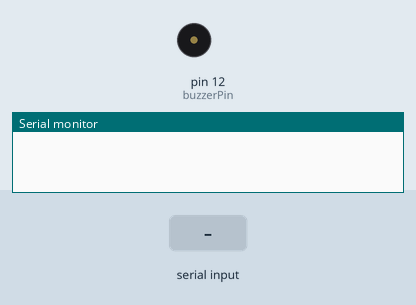
A sketch run on a simulated Arduino Uno, built with avr-gcc and run on an emulated ATmega328P. Shown: buzzer (waves = sounding), the last lines printed to the serial monitor. The inputs (shaded band) are chosen by the test bench.

Above: at 1.2 s.
1.3 s: "1\n" received over Serial
At 2.3 s:
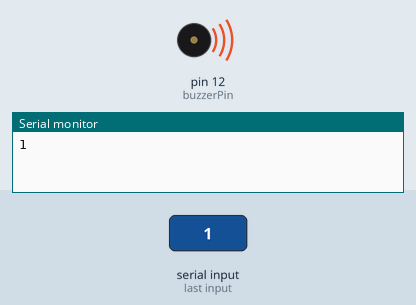
2.8 s: byte 48 ('0') received over Serial
At 3.4 s:
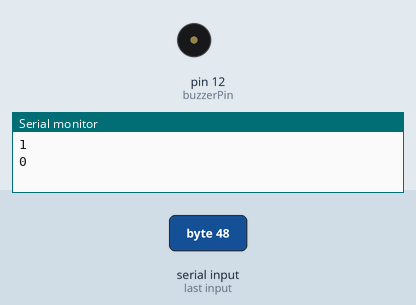
Timing chart, 0 to 5.8 s (numbered marks = the images above; inputs shaded):
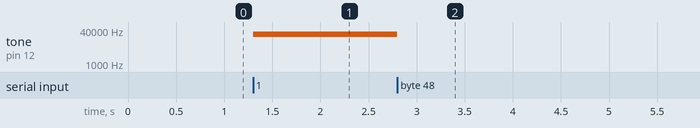

Measured:
- after the input at 1.3 s, tone on pin 12 (buzzerPin): silent → 25000 Hz at once
- after the input at 2.8 s, tone on pin 12 (buzzerPin): 25000 Hz → silent at once

The sketch:

buzz_through_bluetooth.ino
```cpp
char Incoming_value = 0;
const int buzzerPin = 12;  // Define the digital pin connected to the buzzer
bool buzzerOn = false;     // Flag to indicate if the buzzer is on or off

// Define the frequency for the alarm sound
const int alarmFrequency = 25000; // Adjust as needed for desired frequency

void setup()
{
  Serial.begin(9600);
  pinMode(buzzerPin, OUTPUT);   // Set the buzzer pin as an output
}

void loop()
{
  if(Serial.available() > 0)
  {
    Incoming_value = Serial.read();
    Serial.print(Incoming_value);
    Serial.print("\n");
    if(Incoming_value == '1') {
      buzzerOn = true;                   // Turn on buzzer
    } else if(Incoming_value == '0') {
      buzzerOn = false;                  // Turn off buzzer
      digitalWrite(buzzerPin, LOW);     // Ensure buzzer is off
    }
  }

  // Check if the buzzer is supposed to be on
  if (buzzerOn) {
    // Generate the square wave for the alarm sound
    tone(buzzerPin, alarmFrequency);  // Generate sound of specified frequency
  } else {
    noTone(buzzerPin);  // Stop generating tone
  }
}
```
